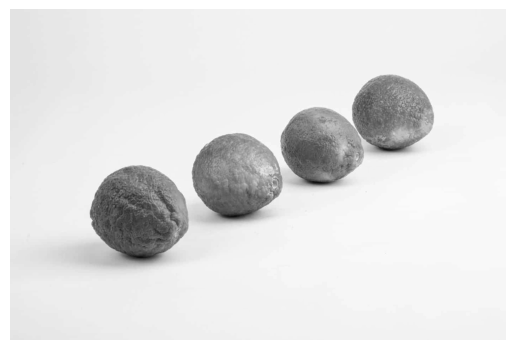
#> input picture im_example.jpg, 515 x 350 px
$ jupyter execute --allow-errors week4.ipynb
#> lines starting #> are read from the running program, lines starting #| are printed output that depends on the picture; after the words box and inside, x2 and y2 are one past the last pixel; in counts of white or black regions, pixels touching at a corner belong together
[cell 1]
import cv2
import numpy as np
import matplotlib.pyplot as plt

[cell 2]
img = cv2.imread('im_example.jpg', cv2.IMREAD_GRAYSCALE)
#> img is the input picture: shape (350, 515); min 14, max 255, mean 225.9
# the notebook works when the image is 1400 * 933
img = cv2.resize(img, (1400, 933))
#> img: shape (933, 1400)

[cell 3]
plt.imshow(img, cmap="gray")
plt.axis('off')

## Thresholding

[cell 4]
#Using Threshold
_, thresh1 = cv2.threshold(img, 180, 200, cv2.THRESH_BINARY_INV)
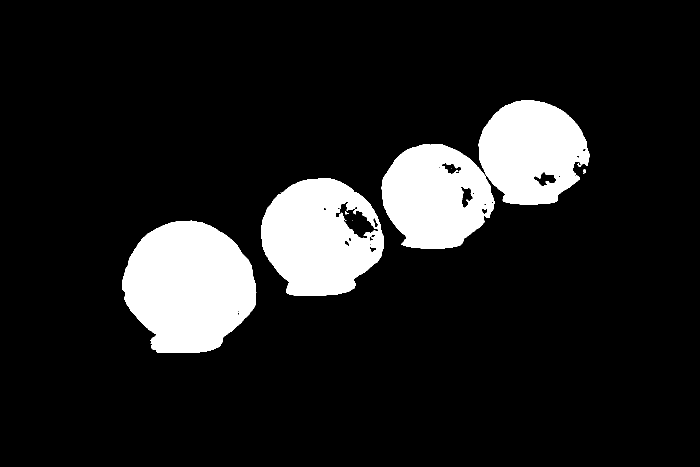
#> thresh1: shape (933, 1400) (shown at 1/2 size); values 0 (black) and 200 (white), 12.5% white; 10 white regions (4 under 20 px), largest, box (x1, y1, x2, y2) and area: (244, 441, 513, 706) 53480, (522, 356, 768, 592) 41278, (763, 288, 989, 498) 34590, (957, 200, 1179, 409) 33968, (1167, 339, 1172, 348) 32, (1155, 327, 1163, 334) 28

[cell 5]
plt.imshow(thresh1, cmap="gray")
plt.axis('off')

[cell 6]
#Using inRange
thresh2 = cv2.inRange(img, lowerb=50, upperb=180)
#> thresh2: shape (933, 1400); 12.4% white; 10 white regions (4 under 20 px), largest, box (x1, y1, x2, y2) and area: (244, 441, 513, 706) 53014, (522, 356, 768, 592) 40873, (763, 288, 989, 498) 34333, (957, 200, 1179, 409) 33763, (1167, 339, 1172, 348) 32, (1155, 327, 1163, 334) 28

[cell 7]
plt.imshow(thresh2, cmap="gray")
plt.axis('off')

## Morphology

[cell 8]
#Structure Element
kernel = cv2.getStructuringElement(cv2.MORPH_CROSS, (5, 8))
binary = cv2.morphologyEx(thresh1, cv2.MORPH_CLOSE, kernel)
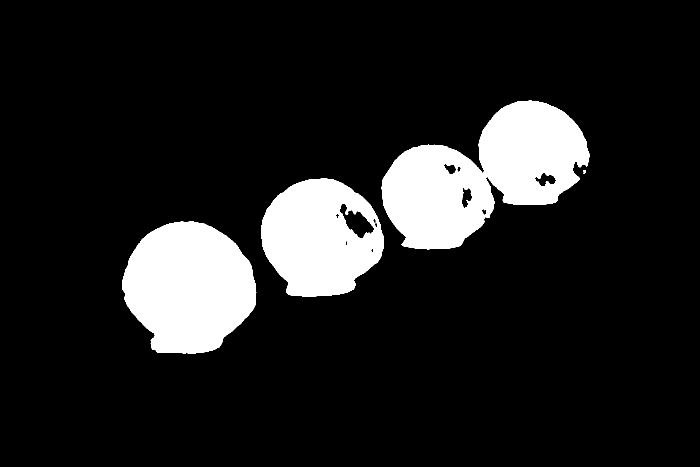
#> binary: shape (933, 1400) (shown at 1/2 size); values 0 (black) and 200 (white), 12.6% white; 5 white regions (1 under 20 px), largest, box (x1, y1, x2, y2) and area: (763, 201, 1179, 499) 68956, (244, 442, 513, 707) 53527, (522, 357, 768, 593) 41797, (1167, 340, 1172, 348) 29

[cell 9]
ax1 = plt.figure(figsize=(10,5))
plt.subplot(1,2,1)
plt.imshow(thresh1, cmap="gray")
plt.title('Before')
plt.axis('off')

plt.subplot(1,2,2)
plt.imshow(binary, cmap="gray")
plt.title('After')
plt.axis('off')
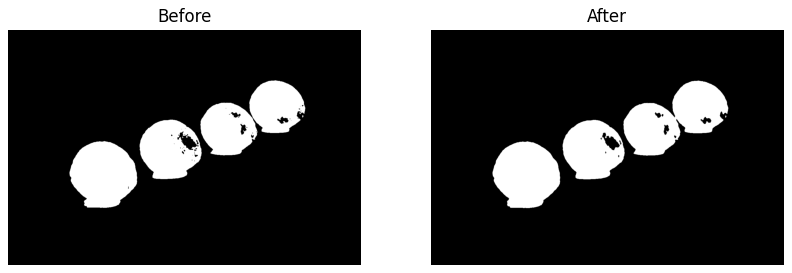
#> figure drawn by matplotlib, 2 panels

[cell 10]
#Floodfill
h, w = thresh1.shape[:2]
#> h = 933; w = 1400
mask = np.zeros((h+2, w+2), np.uint8)

im_floodfill = thresh1.copy()

# Floodfill from point (0, 0)
cv2.floodFill(im_floodfill, mask=mask, seedPoint=(0,0), newVal=255);
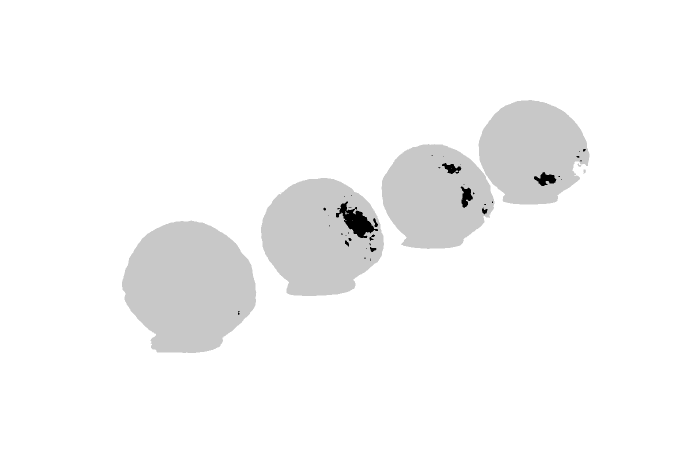
#> im_floodfill: shape (933, 1400) (shown at 1/2 size); min 0, max 255, mean 247.2

# Invert floodfilled image
img_floodfill_inv = cv2.bitwise_not(im_floodfill)
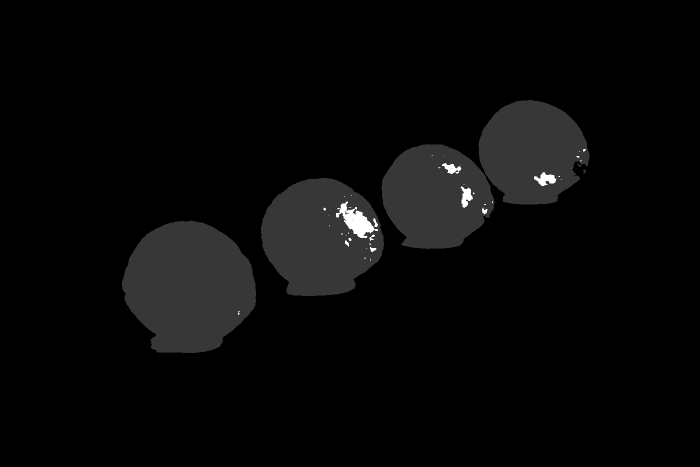
#> img_floodfill_inv: shape (933, 1400) (shown at 1/2 size); min 0, max 255, mean 7.8

# Combine the two images to get the foreground.
img_flood = thresh1 | img_floodfill_inv
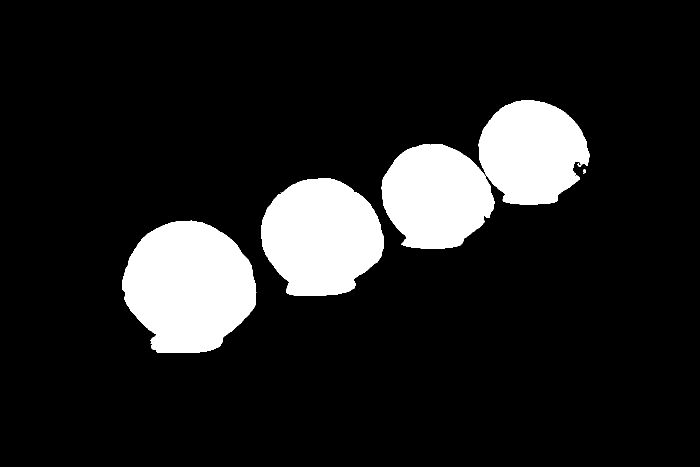
#> img_flood: shape (933, 1400) (shown at 1/2 size); 12.9% white; 6 white regions

[cell 11]
ax1 = plt.figure(figsize=(20,15))
plt.subplot(1,4,1)
plt.imshow(thresh1, cmap="gray")
plt.title('Before')
plt.axis('off')

plt.subplot(1,4,2)
plt.imshow(im_floodfill, cmap="gray")
plt.title('Floodfilled Image')
plt.axis('off')

plt.subplot(1,4, 3)
plt.imshow(img_floodfill_inv, cmap="gray")
plt.title('Inverted Floodfilled Image')
plt.axis('off')

plt.subplot(1,4, 4)
plt.imshow(img_flood, cmap="gray")
plt.title('After')
plt.axis('off')

## Counting Objects

[cell 12]
contours, hierarchy = cv2.findContours(thresh1, cv2.RETR_TREE, cv2.CHAIN_APPROX_SIMPLE)
#> contours = 50 contours, 31 with area under 20; largest, box (x1, y1, x2, y2) and area: (244, 441, 513, 706) 53108, (522, 356, 768, 592) 43768, (763, 288, 989, 498) 35421, (957, 200, 1179, 409) 34353, (671, 402, 757, 477) 2609

[cell 13]
count = 0
size = 2900
h, w = thresh1.shape[:2]
result = np.zeros((h, w), dtype=np.uint8)

#> (the rest of this cell did not finish here and is left out)

[cell 14]
print(f"Number of objects: {count}")

ax1 = plt.figure(figsize=(10,5))
plt.subplot(1,2,1)
plt.imshow(thresh1, cmap="gray")
plt.title('Before')
plt.axis('off')

plt.subplot(1,2,2)
plt.imshow(result, cmap="gray")
plt.title('After')
plt.axis('off')
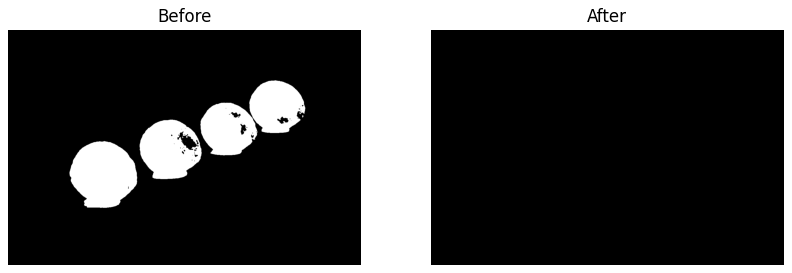
#> figure drawn by matplotlib, 2 panels
